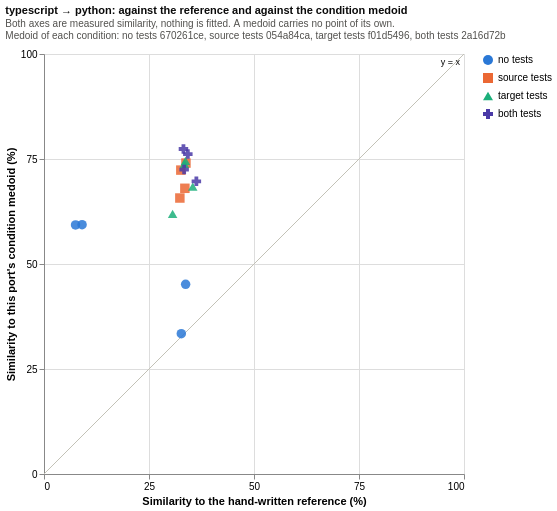

Vega-Lite specification for this chart:
### Vega-Lite specification from a JSON file in a GitHub repository (floating-point values rounded to 4 significant figures)
{"config": {"view": {"continuousWidth": 300, "continuousHeight": 300}}, "layer": [{"data": {"name": "data-1b5d430a77d4f0874c66a29f7850ae04"}, "mark": {"type": "line", "color": "#c3c2b7", "strokeWidth": 1}, "encoding": {"x": {"axis": {"labelFontSize": 10, "values": [0, 25, 50, 75, 100]}, "field": "reference_pct", "scale": {"domain": [0, 100], "nice": false}, "title": "Similarity to the hand-written reference (%)", "type": "quantitative"}, "y": {"axis": {"labelFontSize": 10, "values": [0, 25, 50, 75, 100]}, "field": "medoid_similarity_pct", "scale": {"domain": [0, 100], "nice": false}, "title": "Similarity to this port's condition medoid (%)", "type": "quantitative"}}}, {"data": {"name": "data-dc5c2a401d05db2c60a2d50ba59a2119"}, "mark": {"type": "text", "align": "right", "baseline": "top", "color": "#0b0b0b", "dx": -4, "dy": 4, "fontSize": 9}, "encoding": {"text": {"field": "text", "type": "nominal"}, "x": {"axis": {"labelFontSize": 10, "values": [0, 25, 50, 75, 100]}, "field": "reference_pct", "scale": {"domain": [0, 100], "nice": false}, "title": "Similarity to the hand-written reference (%)", "type": "quantitative"}, "y": {"axis": {"labelFontSize": 10, "values": [0, 25, 50, 75, 100]}, "field": "medoid_similarity_pct", "scale": {"domain": [0, 100], "nice": false}, "title": "Similarity to this port's condition medoid (%)", "type": "quantitative"}}}, {"data": {"name": "data-e8e40124e436f7ad4341c3b7bae4acfb"}, "mark": {"type": "point", "filled": true, "opacity": 0.85, "size": 90}, "encoding": {"color": {"field": "condition", "legend": {"symbolOpacity": 1, "title": null}, "scale": {"domain": ["no tests", "source tests", "target tests", "both tests"], "range": ["#2a78d6", "#eb6834", "#1baf7a", "#4a3aa7"]}, "sort": ["no tests", "source tests", "target tests", "both tests"], "type": "nominal"}, "shape": {"field": "condition", "legend": {"symbolOpacity": 1, "title": null}, "scale": {"domain": ["no tests", "source tests", "target tests", "both tests"], "range": ["circle", "square", "triangle-up", "cross"]}, "sort": ["no tests", "source tests", "target tests", "both tests"], "type": "nominal"}, "tooltip": [{"field": "port", "title": "port", "type": "nominal"}, {"field": "condition", "title": "condition", "type": "nominal"}, {"field": "reference_pct", "format": ".2f", "title": "vs reference %", "type": "quantitative"}, {"field": "medoid_port", "title": "its medoid", "type": "nominal"}, {"field": "medoid_similarity_pct", "format": ".2f", "title": "vs medoid %", "type": "quantitative"}], "x": {"axis": {"labelFontSize": 10, "values": [0, 25, 50, 75, 100]}, "field": "reference_pct", "scale": {"domain": [0, 100], "nice": false}, "title": "Similarity to the hand-written reference (%)", "type": "quantitative"}, "y": {"axis": {"labelFontSize": 10, "values": [0, 25, 50, 75, 100]}, "field": "medoid_similarity_pct", "scale": {"domain": [0, 100], "nice": false}, "title": "Similarity to this port's condition medoid (%)", "type": "quantitative"}}}], "height": 420, "title": {"text": "typescript → python: against the reference and against the condition medoid", "anchor": "start", "color": "#0b0b0b", "fontSize": 11, "offset": 8, "subtitle": ["Both axes are measured similarity, nothing is fitted. A medoid carries no point of its own.", "Medoid of each condition: no tests 670261ce, source tests 054a84ca, target tests f01d5496, both tests 2a16d72b"], "subtitleColor": "#52514e", "subtitleFontSize": 10}, "width": 420, "$schema": "https://vega.github.io/schema/vega-lite/v6.4.1.json", "datasets": {"data-1b5d430a77d4f0874c66a29f7850ae04": [{"reference_pct": 0.0, "medoid_similarity_pct": 0.0}, {"reference_pct": 100.0, "medoid_similarity_pct": 100.0}], "data-dc5c2a401d05db2c60a2d50ba59a2119": [{"reference_pct": 100.0, "medoid_similarity_pct": 100.0, "text": "y = x"}], "data-e8e40124e436f7ad4341c3b7bae4acfb": [{"run_id": "20260908T234247Z_2da5a2c0", "condition": "no tests", "reference_pct": 33.72, "port": "2da5a2c0", "medoid": "20260909T140517Z_670261ce", "medoid_similarity_pct": 45.17, "medoid_port": "670261ce"}, {"run_id": "20260909T015142Z_f8ca89ff", "condition": "no tests", "reference_pct": 7.509, "port": "f8ca89ff", "medoid": "20260909T140517Z_670261ce", "medoid_similarity_pct": 59.3, "medoid_port": "670261ce"}, {"run_id": "20260909T035041Z_2d7fbef6", "condition": "no tests", "reference_pct": 32.69, "port": "2d7fbef6", "medoid": "20260909T140517Z_670261ce", "medoid_similarity_pct": 33.42, "medoid_port": "670261ce"}, {"run_id": "20260909T173101Z_8e3da990", "condition": "no tests", "reference_pct": 9.066, "port": "8e3da990", "medoid": "20260909T140517Z_670261ce", "medoid_similarity_pct": 59.36, "medoid_port": "670261ce"}, {"run_id": "20260909T040730Z_0947f229", "condition": "source tests", "reference_pct": 33.8, "port": "0947f229", "medoid": "20260909T013603Z_054a84ca", "medoid_similarity_pct": 74.03, "medoid_port": "054a84ca"}, {"run_id": "20260909T134433Z_3f62598c", "condition": "source tests", "reference_pct": 32.35, "port": "3f62598c", "medoid": "20260909T013603Z_054a84ca", "medoid_similarity_pct": 65.71, "medoid_port": "054a84ca"}, {"run_id": "20260909T154949Z_461ef9c5", "condition": "source tests", "reference_pct": 32.58, "port": "461ef9c5", "medoid": "20260909T013603Z_054a84ca", "medoid_similarity_pct": 72.36, "medoid_port": "054a84ca"}, {"run_id": "20260909T190508Z_7c1544c0", "condition": "source tests", "reference_pct": 33.54, "port": "7c1544c0", "medoid": "20260909T013603Z_054a84ca", "medoid_similarity_pct": 68.03, "medoid_port": "054a84ca"}, {"run_id": "20260909T012246Z_fbe56704", "condition": "target tests", "reference_pct": 35.42, "port": "fbe56704", "medoid": "20260909T032340Z_f01d5496", "medoid_similarity_pct": 68.43, "medoid_port": "f01d5496"}, {"run_id": "20260909T133702Z_8305aa82", "condition": "target tests", "reference_pct": 33.68, "port": "8305aa82", "medoid": "20260909T032340Z_f01d5496", "medoid_similarity_pct": 74.57, "medoid_port": "f01d5496"}, {"run_id": "20260909T154334Z_609edff1", "condition": "target tests", "reference_pct": 33.43, "port": "609edff1", "medoid": "20260909T032340Z_f01d5496", "medoid_similarity_pct": 73.82, "medoid_port": "f01d5496"}, {"run_id": "20260909T185402Z_14873f98", "condition": "target tests", "reference_pct": 30.62, "port": "14873f98", "medoid": "20260909T032340Z_f01d5496", "medoid_similarity_pct": 61.95, "medoid_port": "f01d5496"}, {"run_id": "20260909T011452Z_9f286468", "condition": "both tests", "reference_pct": 34.25, "port": "9f286468", "medoid": "20260909T132655Z_2a16d72b", "medoid_similarity_pct": 76.18, "medoid_port": "2a16d72b"}, {"run_id": "20260909T031655Z_89df6247", "condition": "both tests", "reference_pct": 33.37, "port": "89df6247", "medoid": "20260909T132655Z_2a16d72b", "medoid_similarity_pct": 72.47, "medoid_port": "2a16d72b"}, {"run_id": "20260909T153339Z_9de9fd66", "condition": "both tests", "reference_pct": 33.2, "port": "9de9fd66", "medoid": "20260909T132655Z_2a16d72b", "medoid_similarity_pct": 77.38, "medoid_port": "2a16d72b"}, {"run_id": "20260909T184722Z_089a4294", "condition": "both tests", "reference_pct": 36.28, "port": "089a4294", "medoid": "20260909T132655Z_2a16d72b", "medoid_similarity_pct": 69.68, "medoid_port": "2a16d72b"}]}}
